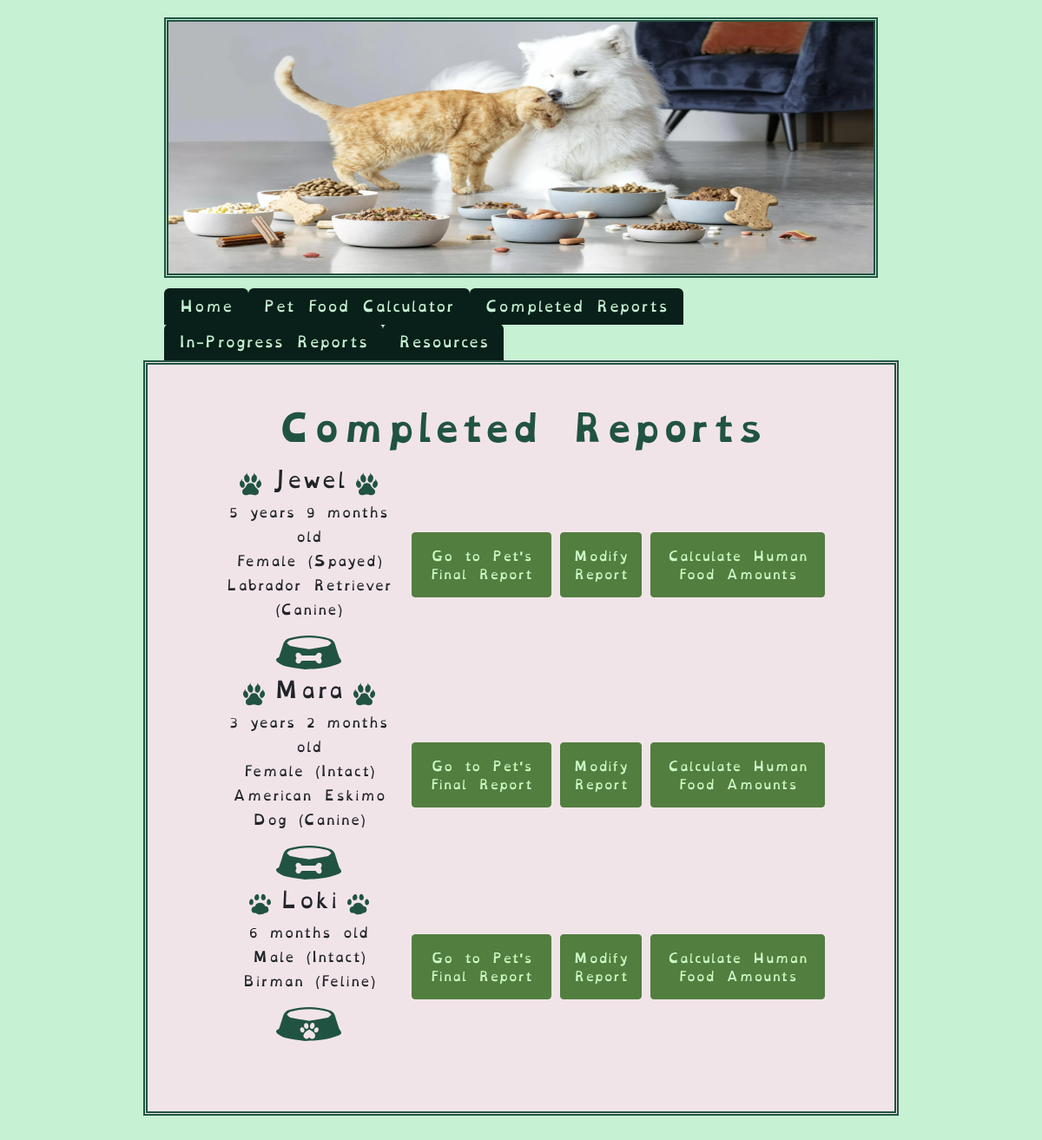
/finished_reports (signed in), run on an earlier commit of the app's database.
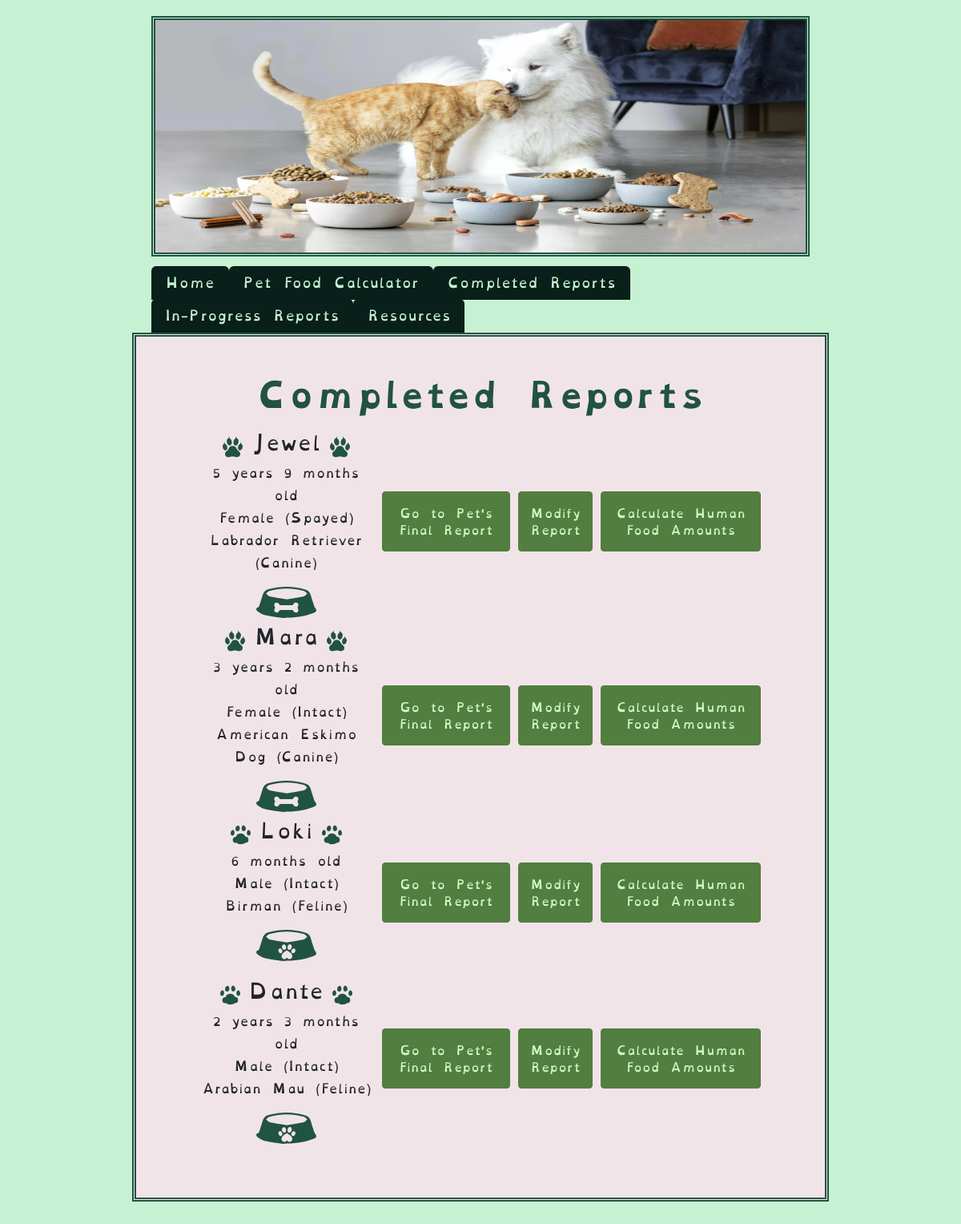
And on a later commit of the database.
### tables this page shows
CREATE TABLE "pets" (
	"pet_id"	INTEGER UNIQUE,
	"owner_id"	INTEGER,
	"name"	VARCHAR(25) NOT NULL,
	"age_in_years"	INTEGER,
	"age_in_months"	INTEGER,
	"species"	VARCHAR(10) NOT NULL,
	"breed"	VARCHAR(25),
	"canine_breed_id"	INTEGER,
	"feline_breed_id"	INTEGER,
	"sex"	INTEGER,
	"bcs"	INTEGER,
	"weight"	FLOAT,
	"units"	VARCHAR(5),
	"converted_weight"	FLOAT,
	"converted_weight_units"	VARCHAR(5),
	"body_fat_percentage"	VARCHAR(5),
	"ideal_weight_lbs"	FLOAT,
	"ideal_weight_kgs"	FLOAT,
	"is_pediatric"	VARCHAR(1),
	"is_pregnant"	VARCHAR(1),
	"weeks_gestating"	INTEGER,
	"is_nursing"	VARCHAR(1),
	"litter_size"	INTEGER,
	"weeks_nursing"	INTEGER,
	"activity_level"	INTEGER,
	"rer"	FLOAT,
	"canine_der_factor_id"	INTEGER,
	"feline_der_factor_id"	INTEGER,
	"der"	FLOAT,
	"der_modifier"	FLOAT,
	"meals_per_day"	FLOAT,
	"current_food_kcal"	FLOAT,
	"current_food_form"	INTEGER,
	"rec_treat_kcal_per_day"	INTEGER,
	"current_food_amt_rec"	VARCHAR(15),
	"current_food_amt_per_meal"	VARCHAR(15),
	"date_of_first_report"	DATETIME,
	"most_recent_report_date"	DATETIME,
	PRIMARY KEY("pet_id" AUTOINCREMENT),
	FOREIGN KEY("owner_id") REFERENCES "users"("id"),
	FOREIGN KEY("canine_breed_id") REFERENCES "dog_breeds"("BreedID"),
	FOREIGN KEY("canine_der_factor_id") REFERENCES "canine_der_factors"("factor_id"),
	FOREIGN KEY("feline_breed_id") REFERENCES "cat_breeds"("BreedID"),
	FOREIGN KEY("feline_der_factor_id") REFERENCES "feline_der_factors"("factor_id"),
	FOREIGN KEY("sex") REFERENCES "reproductive_statuses"("sex_id"),
	FOREIGN KEY("activity_level") REFERENCES "activity_levels"("activity_id"),
	FOREIGN KEY("current_food_form") REFERENCES "food_forms"("form_id")
);

### main.py (the view)
@app.route("/finished_reports", methods=["GET", "POST"])
@login_required
def finished_reports():
    try:
        fi = FindInfo(session["user_id"])
        pet_list = fi.find_all_user_pets(session["user_id"])
    except Exception as e:
        flash(f"Unable to find pet list. Exception: {e}")
        return render_template("finished_reports.html")
    return render_template("finished_reports.html", pet_list=pet_list)

### find_info.py (called while the page is built)
    def pet_data_dictionary(self, user_id, pet_id) -> dict:
        if pet_id != 0 and user_id != 0:
            self.pet_data = db.execute(
                "SELECT * FROM pets WHERE owner_id = :user_id AND pet_id = :pet_id",
                user_id=user_id, pet_id=pet_id
            )
            if self.pet_data == None:
                print("The pet hasn't been added yet.")
        return self.pet_data

    def find_all_user_pets(self, user_id) -> dict:
        if user_id != None or user_id != 0:
            try:
                pet_list = db.execute(
                    "SELECT * FROM pets WHERE owner_id = :user",
                    user=user_id
                )
                print(pet_list)
            except Exception as e:
                flash(f"Couldn't find pet list. Exception: {e}")
        return pet_list

### helpers.py (called while the page is built)
def login_required(f):
    @wraps(f)
    def decorated_funtion(*args, **kwargs):
        if session.get("user_id") == None:
            return redirect(url_for("login"))
        return f(*args, **kwargs)
    return decorated_funtion

### templates/finished_reports.html (shortened to what this page needs)
{% extends 'base.html' %}
{% block content %}
<div class="container-lg">
    <h1>Completed Reports</h1>
        <div class="row">
            {% if pet_list and pet_list.date_of_first_report != None %}
                <table class="final_report_table">
                    <tbody>
                        {% for pet in pet_list %}
                            {% if pet.date_of_first_report != None %}
                                <tr class="table_info">
                                    <td class="pet_table_info">
                                        <div class="signalment_info">
                                            <div class="name_and_paws">
                                                {% if pet.species == "Canine" %}
                                                    <img src="{{ url_for('static', filename='assets/svg/dogs/dog_paw.svg') }}" alt="A dog's pawprint" class="fr_paw">
                                                {% elif pet.species == "Feline" %}
                                                    <img src="{{ url_for('static', filename='assets/svg/cats/cat_paw.svg') }}" alt="A cat's pawprint" class="fr_paw">
                                                {% endif %}
                                                <h4>{{ pet.name }}</h4>
                                                {% if pet.species == "Canine" %}
                                                    <img src="{{ url_for('static', filename='assets/svg/dogs/dog_paw.svg') }}" alt="A dog's pawprint" class="fr_paw">
                                                {% elif pet.species == "Feline" %}
                                                    <img src="{{ url_for('static', filename='assets/svg/cats/cat_paw.svg') }}" alt="A cat's pawprint" class="fr_paw">
                                                {% endif %}
                                                </div>
                                                <div class="sig_fr">
                                                    {% if pet.age_in_years == 0 and pet.age_in_months == 1 %}
                                                        {{ pet.age_in_months }} month old
                                                    {% elif pet.age_in_years == 0 and pet.age_in_months > 1 %}
                                                        {{ pet.age_in_months }} months old
                                                    {% elif pet.age_in_years == 1 and pet.age_in_months == 0 %}
                                                        {{ pet.age_in_years }} year old
                                                    {% elif pet.age_in_years == 1 and pet.age_in_months == 1 %}
                                                        {{ pet.age_in_years }} year {{ pet.age_in_months }} month old
                                                    {% elif pet.age_in_years == 1 and pet.age_in_months > 1 %}
                                                        {{ pet.age_in_years }} year {{ pet.age_in_months }} months old
                                                    {% elif pet.age_in_years > 1 and pet.age_in_months == 0 %}
                                                        {{ pet.age_in_years }} years old
                                                    {% elif pet.age_in_years > 1 and pet.age_in_months == 1 %}
                                                        {{ pet.age_in_years }} years {{ pet.age_in_months }} month old
                                                    {% elif pet.age_in_years > 1 and pet.age_in_months > 1 %}
                                                        {{ pet.age_in_years }} years {{ pet.age_in_months }} months old
                                                    {% endif %}
                                                    <div class="sig_sex">
                                                        {% if pet.sex == 1 %}
                                                            Female (Intact)
                                                        {% elif pet.sex == 2 %}
                                                            Female (Spayed)
                                                        {% elif pet.sex == 3 %}
                                                            Male (Intact)
                                                        {% elif pet.sex == 4 %}
                                                            Male (Neutered)
                                                        {% endif %}
                                                    </div>
                                                    {{ pet.breed }} ({{ pet.species }})
                                                </div>
                                                {% if pet.species == "Feline" %}
                                                    <img src="{{ url_for('static', filename='assets/svg/food_bowl.svg') }}" alt="A bowl with a pawprint" class="fr_bowl">
                                                {% elif pet.species == "Canine" %}
                                                    <img src="{{ url_for('static', filename='assets/svg/dog_food_bowl.svg') }}" alt="A bowl with a bone" class="fr_bowl">
                                                {% endif %}
                                            </div>
                                        </div>
                                    </td>
                                    <td class="button_table_info">
                                        <div class="button-container-fr">
                                            <a href="{{ url_for('completed_report', pet_id=pet.pet_id) }}">
                                                <button type="button" class="btn btn-secondary btn-sm">Go to Pet's Final Report</button>
                                            </a>
                                            <a href="{{ url_for('edit_info', pet_id=pet.pet_id) }}">
                                                <button type="button" class="btn btn-secondary btn-sm">Modify Report</button>
                                            </a>
                                            <a href="{{ url_for('human_foods.search_human_foods', pet_id=pet.pet_id) }}">
                                                <button type="button" class="btn btn-secondary btn-sm">Calculate Human Food Amounts</button>
                                            </a>
                                        </div>
                                    </td>
                                </tr>
                            {% endif %}
                        {% endfor %}
            {% endif %}
{% endblock %}

### templates/base.html (shortened to what this page needs)
<!DOCTYPE html>
<html lang="en">
  <head>
    {% block styles %}
    <link href="https://cdn.jsdelivr.net/npm/bootstrap@5.3.3/dist/css/bootstrap.min.css" rel="stylesheet">
    <link
      href="{{ url_for('static', filename='css/styles.css') }}"
      rel="stylesheet"
    />
    {% endblock %}
    <img class="header-img" alt="a cat and dog nuzzling amongst several different bowls of food" src="/static/assets/img/dog-cat.png">
    {% if session["user_id"] %}
    <nav id="navbar">
      <ul class="nav nav-tabs" id="tabList" role="tablist">
        <li><a class="nav-link" id="nav-home-tab" href="{{ url_for('home') }}">Home</a></li>
        <li><a class="nav-link" id="nav-pfc-tab" href="{{ url_for('pet_info') }}">Pet Food Calculator</a></li>
        <li><a class="nav-link" id="nav-pets-tab" href="{{ url_for('finished_reports') }}">Completed Reports</a></li>
        <li><a class="nav-link" id="nav-pets-tab" href="{{ url_for('wip_reports') }}">In-Progress Reports</a></li>
        <li><a class="nav-link" id="nav-pets-tab" href="{{ url_for('resources') }}">Resources</a></li>
      </ul>
    {% endif %}
    </nav>
  </head>
  <body>
    {% block content %}
    {% endblock %}
  </body>
</html>

### static/css/styles.css (style rules this page uses)
:root { --white: #f1e4e9; --pale_white_green: #c6f1d3; --lighter_white_green: #d1f7dc; --pale_sky_blue: #70abad; --light_sky: #70c2c3; --green_black: #091f19; --deep_blue_green: #215342; --light_lime: #7CFF6B; --darker_lime_transparent: #568b3fe5; --darker_lime: #527e3f; }
body { background-color: var(--pale_white_green); padding: 20px; margin-left: auto; margin-right: auto; font-family: "OpenDyslexic", "Arvo"; font-size: 2vh; }
h1 { color: var(--deep_blue_green); font-weight: 700; padding-bottom: 1vw; }
h1, h2 { color: var(--deep_blue_green); }
h1, h2, h3 { margin-left: auto; margin-right: auto; text-align: center; }
h1, h2, h3 { font-family: "OpenDyslexicBold", "Arvo"; }
h4 { display: inline-block; justify-content: flex-end; padding-right: 10px; padding-left: 10px; }
.final_report_table { width: 950px; margin-left: auto; margin-right: auto; }
.table_info { height: 200px; }
.pet_table_info { display: flex; align-items: center; justify-content: center; height: 100%; }
.signalment_info { display: flex; flex-direction: column; padding-bottom: 1vh; }
.name_and_paws { display: flex; flex-direction: row; margin-left: auto; margin-right: auto; }
.button_table_info { height: 100%; }
.sig_fr { text-align: center; font-size: 15px; text-wrap: 500px; padding-bottom: 2vh; line-height: normal; }
a { color: var(--darker_lime); }
.btn { background-color: var(--green_black); border-color: var(--green_black); --bs-btn-active-color: var(--deep_blue_green); --bs-btn-active-border-color: var(--deep_blue_green); --bs-btn-hover-bg: var(--deep_blue_green); --bs-btn-hover-border-bg: var(--deep_blue_green); color: var(--pale_white_green); text-align: center; margin: 5px; position: relative; margin-top: 1vw; }
.btn-sm { color: #cdfcc7; min-height: 75px; font-weight: 500; background-color: var(--darker_lime); border-color: var(--darker_lime); --bs-btn-active-color: var(--darker_lime_transparent); --bs-btn-active-border-color: var(--darker_lime_transparent); --bs-btn-hover-bg: var(--darker_lime_transparent); --bs-btn-hover-border-bg: var(--darker_lime_transparent); }
.button-container, .button-container-fr { display: flex; justify-content: center; }
.button-container-fr { padding-bottom: 3vh; }
.header-img { margin-bottom: 10px; border: 5px var(--deep_blue_green); border-style: double; width: 68.5vw; height: 25vw; display: block; margin-left: auto; margin-right: auto; }
.container-lg { position: relative; border: 5px var(--deep_blue_green); border-style: double; padding: 50px; display: block; margin-left: auto; margin-right: auto; width: 75%; margin-bottom: 20px; background-color: var(--white); font-family: 'OpenDyslexic', 'Courier New'; font-optical-sizing: auto; font-weight: 300; font-style: normal; font-size: 50px; justify-content: space-between; }
.nav { margin-top: 1vw; }
.nav.nav-tabs { width: 68.5vw; margin-left: auto; margin-right: auto; --bs-navbar-color: var(--deep_blue_green); }
#nav-home-tab, #nav-pfc-tab, #nav-pets-tab { background-color: var(--green_black); color: var(--pale_white_green); }
.row { display: flex; flex-wrap: wrap; margin-left: 2vw; margin-right: 2vw; font-size: 20px; padding-bottom: 1vh; }
.fr_bowl { width: 75px; margin-left: auto; margin-right: auto; }
.fr_paw { width: 25px; display: inline-block; }

What changed in the data, as far as the page shows it:
added pets: name "Dante", age_in_years "2", age_in_months "3", shows "Male (Intact)", breed "Arabian Mau", species "Feline"
